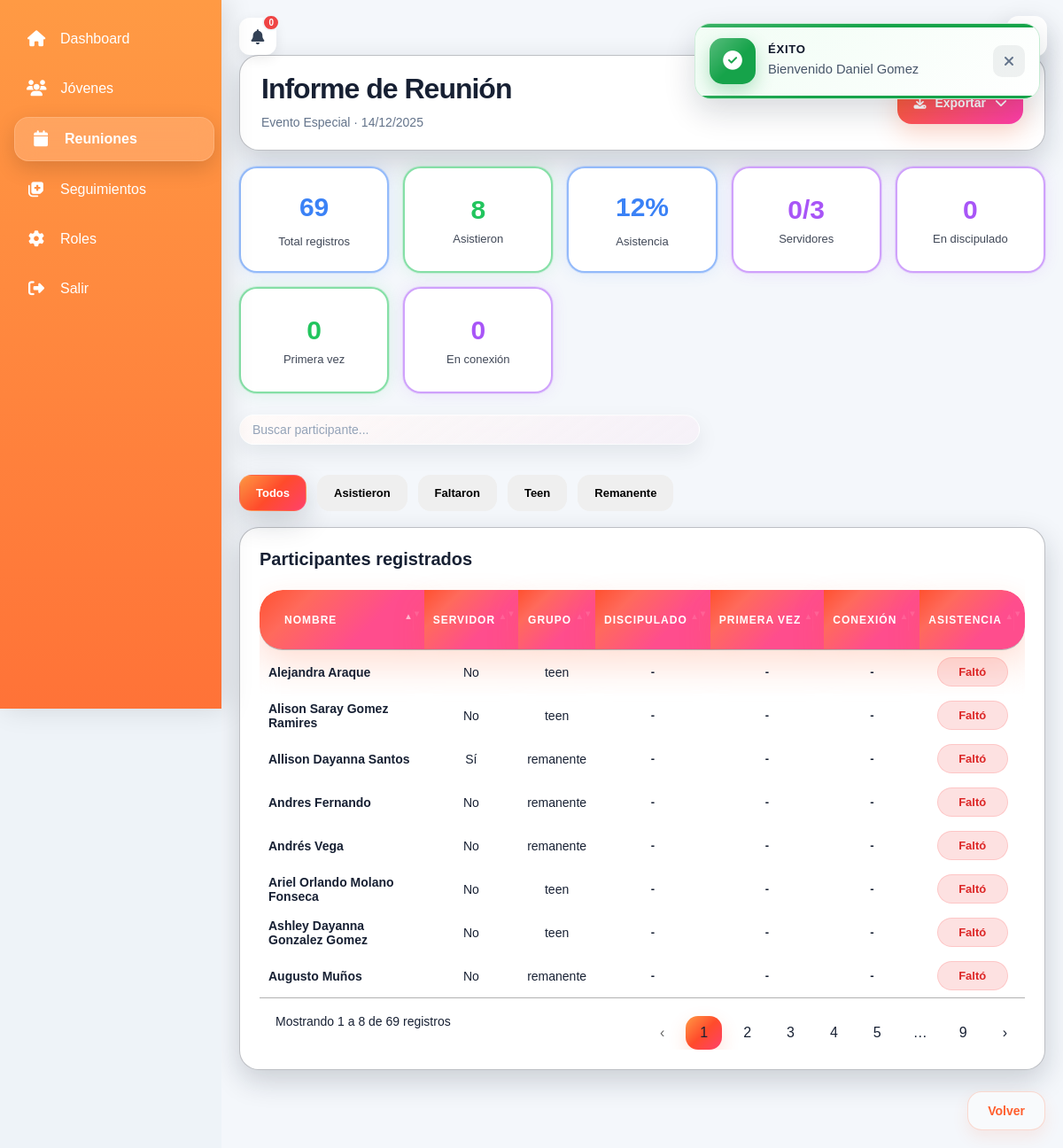
The app's page /views/reuniones/ver.php?id=17 (signed in) with its own data.
### tables this page shows
CREATE TABLE `reuniones` (
  `id` int(11) NOT NULL,
  `tipo` varchar(50) DEFAULT NULL,
  `titulo` varchar(150) NOT NULL,
  `fecha` date NOT NULL,
  `descripcion` text DEFAULT NULL,
  `creado_por` int(11) DEFAULT NULL,
  `fecha_creacion` timestamp NOT NULL DEFAULT current_timestamp()
);

CREATE TABLE `asistencia` (
  `id` int(11) NOT NULL,
  `reunion_id` int(11) NOT NULL,
  `joven_id` int(11) NOT NULL,
  `asistio` tinyint(1) NOT NULL,
  `fecha_registro` timestamp NOT NULL DEFAULT current_timestamp(),
  `created_at` timestamp NOT NULL DEFAULT current_timestamp(),
  `grupo_edad` varchar(20) DEFAULT NULL,
  `participa_discipulado` tinyint(1) DEFAULT 0,
  `grupo_conexion` tinyint(1) DEFAULT 0,
  `primera_vez` tinyint(1) DEFAULT 0
);

CREATE TABLE `jovenes` (
  `id` int(11) NOT NULL,
  `nombre_completo` varchar(150) NOT NULL,
  `fecha_nacimiento` date DEFAULT NULL,
  `telefono` varchar(20) DEFAULT NULL,
  `estado_espiritual` enum('NUEVO','CONGREGANTE','DISCIPULADO','SERVIDOR','LIDER') DEFAULT NULL,
  `fecha_ingreso` date NOT NULL,
  `estado_actividad` enum('ACTIVO','INACTIVO','ELIMINADO') DEFAULT 'ACTIVO',
  `ultima_actividad` datetime DEFAULT NULL,
  `lider_id` int(11) DEFAULT NULL,
  `observaciones` text DEFAULT NULL,
  `es_servidor` tinyint(1) DEFAULT 0,
  `fecha_creacion` timestamp NOT NULL DEFAULT current_timestamp(),
  `edad` int(11) DEFAULT NULL,
  `fecha_actualizacion_edad` date DEFAULT NULL,
  `edad_manual` int(11) DEFAULT NULL,
  `genero` varchar(20) DEFAULT NULL,
  `activo` tinyint(1) GENERATED ALWAYS AS (`estado_actividad` = 'ACTIVO') STORED,
  `discipulado_activo` tinyint(1) DEFAULT 0,
  `discipulado_inicio` date DEFAULT NULL,
  `discipulado_fin` date DEFAULT NULL,
  `es_nuevo` tinyint(1) DEFAULT 0,
  `estado_proceso` enum('INICIO','CRECIMIENTO','MADURO') DEFAULT 'INICIO',
  `discipulado_estado` enum('NO','EN_PROCESO','COMPLETADO') DEFAULT 'NO'
);

### views/reuniones/ver.php (the view, shortened to what this page needs)
<?php
require_once __DIR__ . "/../../config/conexion.php";
$reunion_id = (int) $_GET["id"];
$stmt = $pdo->prepare("
    SELECT *
    FROM reuniones
    WHERE id = ?
");
$stmt->execute([
    $reunion_id
]);
$reunion = $stmt->fetch(PDO::FETCH_ASSOC);
$stmt = $pdo->prepare("
    SELECT
        j.nombre_completo,
        j.es_servidor,
        a.asistio,
        a.grupo_edad,
        a.participa_discipulado,
        a.grupo_conexion,
        a.primera_vez
    FROM asistencia a
    JOIN jovenes j
        ON j.id = a.joven_id
    WHERE a.reunion_id = ?
    ORDER BY j.nombre_completo ASC
");
$stmt->execute([
    $reunion_id
]);
$data = $stmt->fetchAll(PDO::FETCH_ASSOC);
$total = count($data);
$asistieron = 0;
$servidores = 0;
$servidoresAsist = 0;
$participaronDiscipulado = 0;
$primeraVezDiscipulado = 0;
$participaronConexion = 0;
foreach ($data as $d) {
    if (
        (int)($d["asistio"] ?? 0) === 1
    ) {
        $asistieron++;
    }
    if (
        (int)($d["es_servidor"] ?? 0) === 1
    ) {
        $servidores++;
    }
}
$porcentaje = $total > 0
    ? round(
        ($asistieron / $total) * 100
    )
    : 0;
$tipoBonito = match ($reunion["tipo"]) {
    "REUNION_JOVENES" =>
        "Reunión Jóvenes",
    "GRUPO_CONEXION" =>
        "Grupo Conexión",
    "DISCIPULADO" =>
        "Discipulado",
    "EVENTO_ESPECIAL" =>
        "Evento Especial",
    default =>
        $reunion["tipo"]
};
require_once __DIR__ . "/../../includes/header.php";
?>
<div class="page-header">
    <div class="page-header-left">
        <h1 class="page-title">
            Informe de Reunión
        </h1>
        <div class="page-subtitle">
            <?= htmlspecialchars($tipoBonito) ?>
            ·
            <?= date(
                "d/m/Y",
                strtotime($reunion["fecha"])
            ) ?>
        </div>
    </div>
    <div class="page-header-right">
        <div class="export-dropdown">
            <button
                type="button"
                class="export-dropdown__trigger"
            >
                <i class="fa-solid fa-download"></i>
                Exportar
                <i class="fa-solid fa-chevron-down"></i>
            </button>
        </div>
    </div>
</div>
<br>
<div class="stats-grid">
    <div class="stat-card info">
        <span class="stat-number">
            <?= $total ?>
        </span>
        <span class="stat-label">
            Total registros
        </span>
    </div>
    <div class="stat-card success">
        <span class="stat-number">
            <?= $asistieron ?>
        </span>
        <span class="stat-label">
            Asistieron
        </span>
    </div>
    <div class="stat-card info">
        <span class="stat-number">
            <?= $porcentaje ?>%
        </span>
        <span class="stat-label">
            Asistencia
        </span>
    </div>
    <div class="stat-card purple">
        <span class="stat-number">
            <?= $servidoresAsist ?>/<?= $servidores ?>
        </span>
        <span class="stat-label">
            Servidores
        </span>
    </div>
    <div class="stat-card purple">
        <span class="stat-number">
            <?= $participaronDiscipulado ?>
        </span>
        <span class="stat-label">
            En discipulado
        </span>
    </div>
    <div class="stat-card success">
        <span class="stat-number">
            <?= $primeraVezDiscipulado ?>
        </span>
        <span class="stat-label">
            Primera vez
        </span>
    </div>
    <div class="stat-card purple">
        <span class="stat-number">
            <?= $participaronConexion ?>
        </span>
        <span class="stat-label">
            En conexión
        </span>
    </div>
</div>
<div class="search-bar reunion-search">
    <input
        type="text"
        id="buscarParticipante"
        class="search-input"
        placeholder="Buscar participante..."
        autocomplete="off"
    >
</div>
<br>
<div class="filters-bar reunion-filters">
    <button
        type="button"
        class="filter-chip filter-chip--active"
        data-filter="todos"
    >
        Todos
    </button>
    <button
        type="button"
        class="filter-chip"
        data-filter="asistio"
    >
        Asistieron
    </button>
    <button
        type="button"
        class="filter-chip"
        data-filter="falto"
    >
        Faltaron
    </button>
    <button
        type="button"
        class="filter-chip"
        data-filter="teen"
    >
        Teen
    </button>
    <button
        type="button"
        class="filter-chip"
        data-filter="remanente"
    >
        Remanente
    </button>
</div>
<div class="page-section">
    <div class="table-wrapper">
    <h3 class="page-section-title">
    Participantes registrados
</h3>
        <table
            id="tablaParticipantes"
            class="table"
        >
        <thead>
            <tr>
                <th>
                    Nombre
                </th>
                <th>
                    Servidor
                </th>
                <th>
                    Grupo
                </th>
                <th>
                    Discipulado
                </th>
                <th>
                    Primera vez
                </th>
                <th>
                    Conexión
                </th>
                <th>
                    Asistencia
                </th>
            </tr>
        </thead>
    <tbody>
    <?php foreach ($data as $d): ?>
        <?php
        $grupo = strtolower(
            trim(
                $d["grupo_edad"] ?? ""
            )
        );
        $asistio = (
            (int)($d["asistio"] ?? 0) === 1
        );
        $esServidor = (
            (int)($d["es_servidor"] ?? 0) === 1
        );
        $enDiscipulado = (
            (int)($d["participa_discipulado"] ?? 0) === 1
        );
        $primeraVez = (
            (int)($d["primera_vez"] ?? 0) === 1
        );
        $enConexion = (
            (int)($d["grupo_conexion"] ?? 0) === 1
        );
        ?>
        <tr
            data-grupo="<?= htmlspecialchars($grupo) ?>"
            data-asistencia="<?= $asistio
                ? 'asistio'
                : 'falto'
            ?>"
        >
                    <td>
                        <?= htmlspecialchars(
                            $d["nombre_completo"] ?? ""
                        ) ?>
                    </td>
                    <td>
                        <?= $esServidor
                            ? "Sí"
                            : "No"
                        ?>
                    </td>
                    <td>
                        <?= htmlspecialchars(
                            $d["grupo_edad"] ?? "-"
                        ) ?>
                    </td>
                    <td>
                        <?php if ($enDiscipulado): ?>
                            <span class="badge badge-success">
                                Sí
                            </span>
                        <?php else: ?>
                            <span class="badge badge-secondary">
                                -
                            </span>
                        <?php endif; ?>
                    </td>
                    <td>
                        <?php if ($primeraVez): ?>
                            <span class="badge badge-success">
                                Sí
                            </span>
                        <?php else: ?>
                            <span class="badge badge-secondary">
                                -
                            </span>
                        <?php endif; ?>
                    </td>
                    <td>
                        <?php if ($enConexion): ?>
                            <span class="badge badge-success">
                                Sí
                            </span>
                        <?php else: ?>
                            <span class="badge badge-secondary">
                                -
                            </span>
                        <?php endif; ?>
                    </td>
                    <td>
                        <?php if ($asistio): ?>
                            <span class="badge badge-success">
                                Asistió
                            </span>
                        <?php else: ?>
                            <span class="badge badge-danger">
                                Faltó
                            </span>
                        <?php endif; ?>
                    </td>
                </tr>
            <?php endforeach; ?>
        </tbody>
         </table>
    </div>
</div>
<div class="btn-group">
    <a
        href="index.php"
        class="btn btn-secondary"
    >
        Volver
    </a>
</div>
<?php
require_once __DIR__ . "/../../includes/footer.php";

### records on screen
reuniones: tipo "Evento Especial", fecha "14/12/2025"
asistencia: joven.nombre_completo "Alejandra Araque", shows "No", grupo_edad "teen", asistio "Faltó"
asistencia: joven.nombre_completo "Alison Saray Gomez Ramires", shows "No", grupo_edad "teen", asistio "Faltó"
asistencia: joven.nombre_completo "Allison Dayanna Santos", shows "Sí", grupo_edad "remanente", asistio "Faltó"
asistencia: joven.nombre_completo "Andres Fernando", shows "No", grupo_edad "remanente", asistio "Faltó"
asistencia: joven.nombre_completo "Andrés Vega", shows "No", grupo_edad "remanente", asistio "Faltó"
asistencia: joven.nombre_completo "Ariel Orlando Molano Fonseca", shows "No", grupo_edad "teen", asistio "Faltó"
asistencia: joven.nombre_completo "Ashley Dayanna Gonzalez Gomez", shows "No", grupo_edad "teen", asistio "Faltó"
asistencia: joven.nombre_completo "Augusto Muños", shows "No", grupo_edad "remanente", asistio "Faltó"

### other values on screen
$totalNotificaciones "0"
$mensaje "Bienvenido Daniel Gomez"
$total "69"
$asistieron "8"
$porcentaje "12"
$servidoresAsist "0"
$servidores "3"
$participaronDiscipulado "0"
$primeraVezDiscipulado "0"
$participaronConexion "0"
